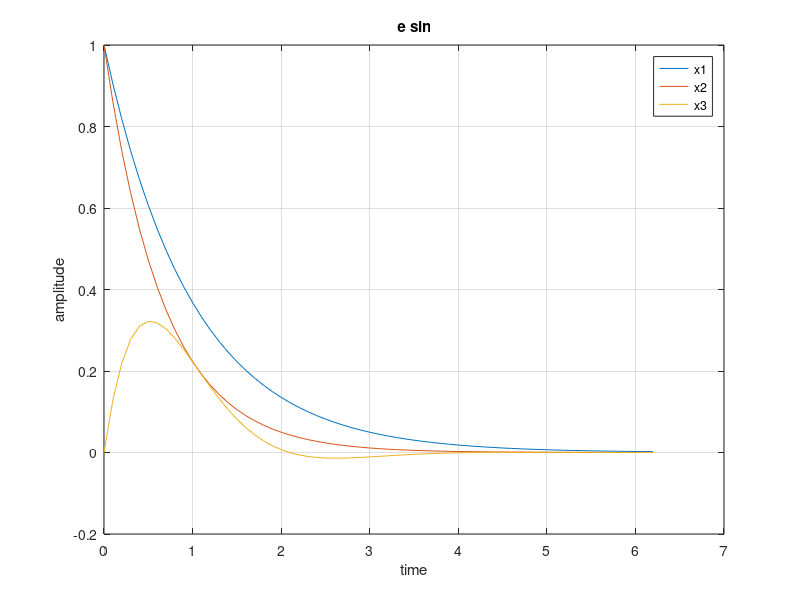

Reproduce this figure in MATLAB.
clc; clear all; close all;
%e.sin a=0.5
t = 0:0.1:2*pi;
a=1.5;
x1=exp(-t);
x2=exp(-a*t);
x3=exp(-a*t).*sin(a*t);
plot(t,x1,t,x2,t,x3);
legend('x1','x2','x3');
title('e sin');
xlabel('time');
ylabel('amplitude');
grid on;